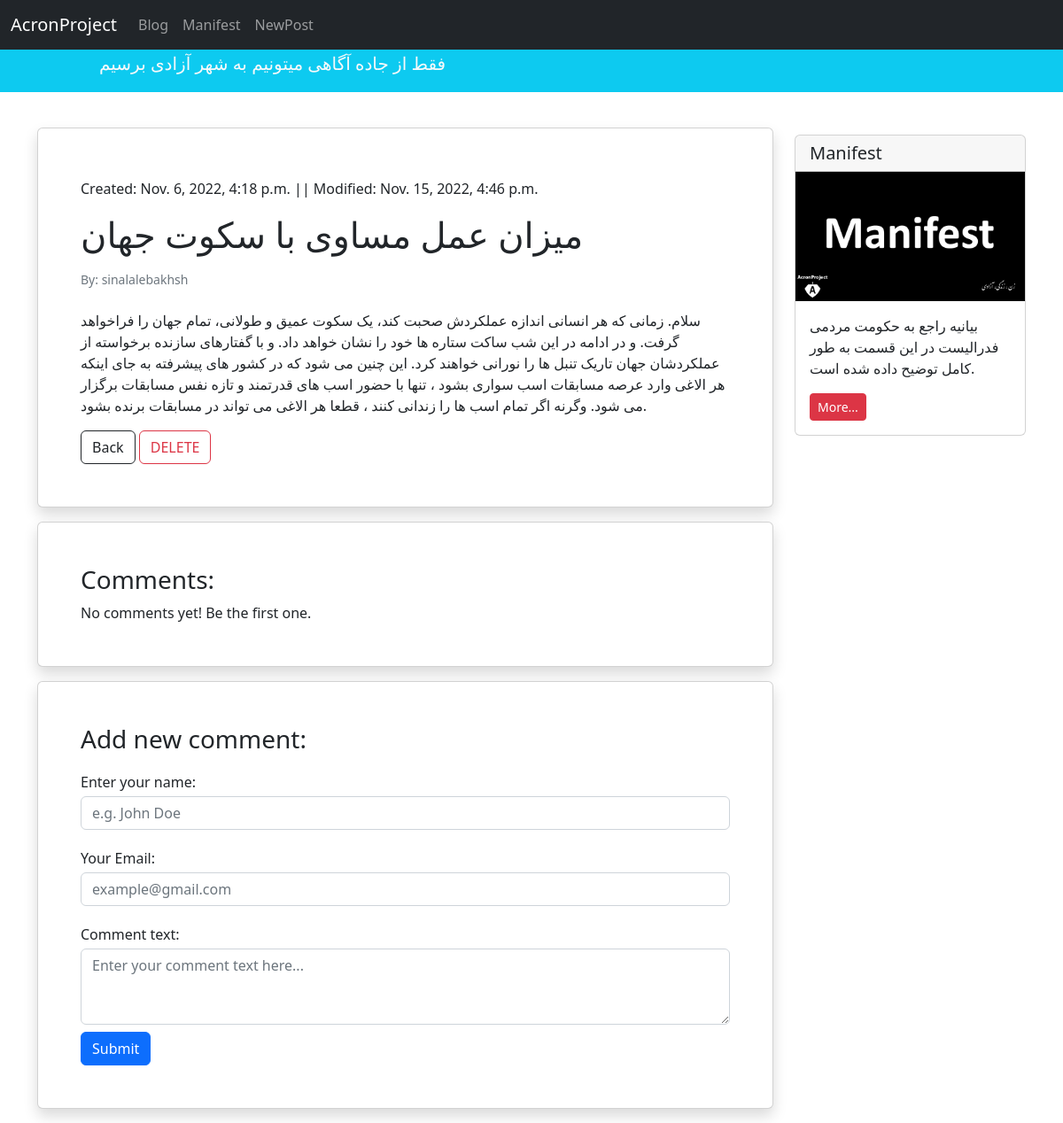
Page /blog/3 on the committed database.
### blog/models.py (models this page shows, shortened)
class Post(models.Model):
    STATUS_CHOICES = (
        ('pub', 'Published'),
        ('drf', 'Draft'),
    )
    title = models.CharField(max_length=100)
    text = models.TextField()
    author = models.ForeignKey('auth.User', on_delete=models.CASCADE)
    date_time_created = models.DateTimeField(auto_now_add=True)
    date_time_modified = models.DateTimeField(auto_now=True)
    status = models.CharField(choices=STATUS_CHOICES, max_length=3)

### blog/views.py (the view)
# urls.py: path('<int:pk>', views.blog_detail_view, name="blog_detail_view"),
def blog_detail_view(request, pk):
    try:
        get_pk_post_from_database = Post.objects.get(pk=pk)
        return render(request, 'blog/blog_post_detail.html', {'post': get_pk_post_from_database})
    except ObjectDoesNotExist:
        return render(request, 'pages/page_404.html')

### blog/templates/blog/blog_post_detail.html (shortened to what this page needs)
{% extends '_base.html' %}
{% block content %}
<div class="container mt-4">
    <div class="row">
        <div class="col-9">
            <div class="card shadow my-3 p-5">
                <p class="mt-2">Created: {{ post.date_time_created }} || Modified: {{ post.date_time_modified }}</p>
                <h1>{{ post.title }}</h1>
                <p class="small text-muted mt-2">By: {{ post.author }}</p>
                <p class="mt-2">{{ post.text }}</p>
                <div>
                    <a class="btn btn-bg btn-outline-dark" href="{% url 'blog' %}">Back</a>
                    <a class="btn btn-bg btn-outline-danger" href="{% url 'delete_post' post.id %}">DELETE</a>
                </div>
            </div>
            <div class="card shadow my-3 p-5">
                <h3>Comments:</h3>
                    No comments yet! Be the first one.
            </div>
            <div class="card shadow my-3 p-5">
                <h3>Add new comment:</h3>
                <form method="POST">
                    <div class="form-group py-2">
                        <label class="py-1" for="author_name">Enter your name:</label>
                        <input type="text" class="form-control" placeholder="e.g. John Doe" name="author_name">
                    </div>
                    <div class="form-group py-2">
                        <label class="py-1" for="email">Your Email:</label>
                        <input type="email" class="form-control" placeholder="example@gmail.com" name="email">
                    </div>
                    <div class="form-group py-2">
                        <label class="py-1" for="comment_text">Comment text:</label>
                        <textarea class="form-control" name="text" rows="3" placeholder="Enter your comment text here..."></textarea>
                    </div>
                    <button type="submit" class="btn btn-primary">Submit</button>
                </form>
            </div>
        </div>
        <div class="col-3">
                <div class="card my-4">
                    <h5 class="card-header">Manifest</h5>
                    {% load static %}
                    <img src="{% static 'pages/2.jpg' %}">
                    <div class="card-body">
                        <p class="card-text">بیانیه راجع به حکومت مردمی فدرالیست در این قسمت به طور کامل توضیح داده شده است.</p>
                        <a href="{% url 'manifest-consciousness' %}"
                           class="btn btn-sm btn-danger">
                            More...
                        </a>
                    </div>
                </div>
        </div>
    </div>
</div>
{% endblock content %}

### rows in the picture
Post: date_time_created "Nov. 6, 2022, 4:18 p.m.", date_time_modified "Nov. 15, 2022, 4:46 p.m.", title "میزان عمل مساوی با سکوت جهان", author "sinalalebakhsh", text "سلام. زمانی که هر انسانی اندازه عملکردش صحبت کند، یک سکوت عمیق و طولانی، تمام جهان را فراخواهد گرفت. و در ادامه در این شب ساکت ستاره ها خود را نشان خواهد داد. و با گفتارهای سازنده برخواسته از عملکردشان جهان تاریک تنبل ها را نورانی خواهند کرد. این چنین می شود که در کشور های پیشرفته به جای اینکه هر الاغی وارد عرصه مسابقات اسب سواری بشود ، تنها با حضور اسب های قدرتمند و تازه نفس مسابقات برگزار می شود. وگرنه اگر تمام اسب ها را زندانی کنند ، قطعا هر الاغی می تواند در مسابقات برنده بشود."
